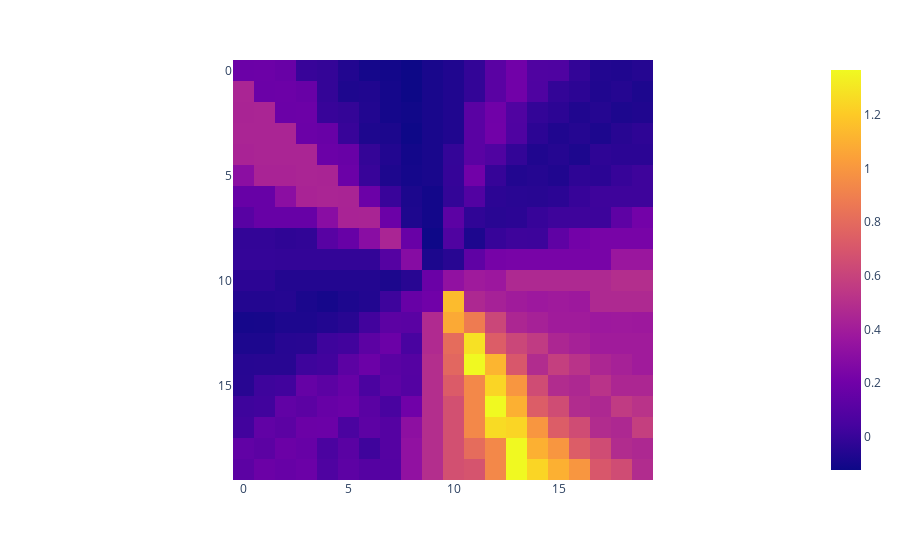

This figure's notebook cell:
### Code cell
px.imshow(srp[1].reshape(20,20))

### Figure 1 — Plotly figure (JSON) as saved in the notebook; plotly's stock layout.template omitted (floating-point values rounded to 4 significant figures; data arrays with more than 128 entries replaced by an {"elided": "..."} marker saying what was removed)
{"data": [{"coloraxis": "coloraxis", "hovertemplate": "x: %{x}<br>y: %{y}<br>color: %{z}<extra></extra>", "name": "0", "type": "heatmap", "xaxis": "x", "yaxis": "y", "z": {"elided": "20x20 float values"}}], "layout": {"coloraxis": {"colorscale": [[0, "#0d0887"], [0.1111, "#46039f"], [0.2222, "#7201a8"], [0.3333, "#9c179e"], [0.4444, "#bd3786"], [0.5556, "#d8576b"], [0.6667, "#ed7953"], [0.7778, "#fb9f3a"], [0.8889, "#fdca26"], [1, "#f0f921"]]}, "margin": {"t": 60}, "xaxis": {"anchor": "y", "constrain": "domain", "domain": [0, 1], "scaleanchor": "y"}, "yaxis": {"anchor": "x", "autorange": "reversed", "constrain": "domain", "domain": [0, 1]}}}
